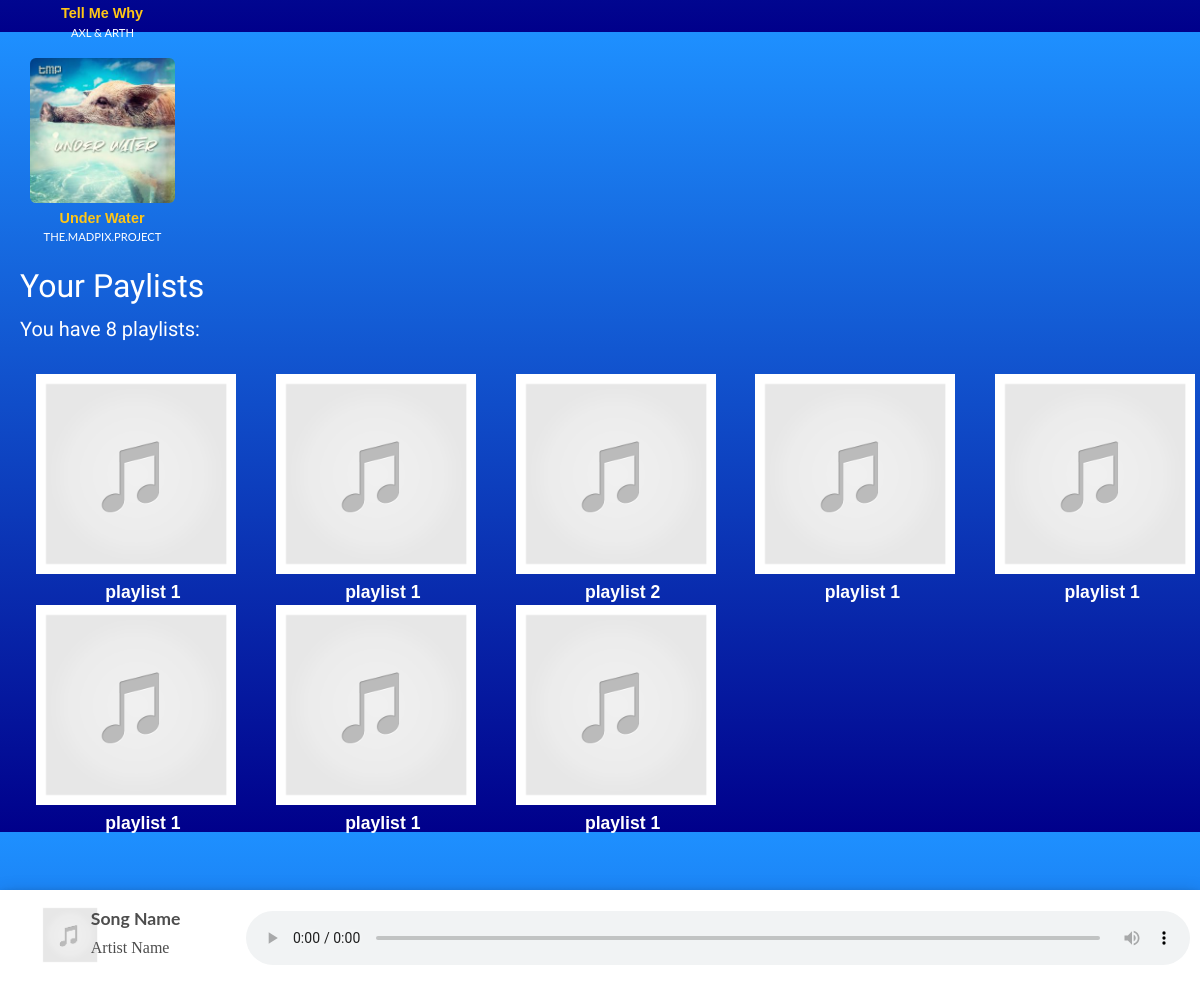
Page / (signed in, lower part) on the earlier database version.
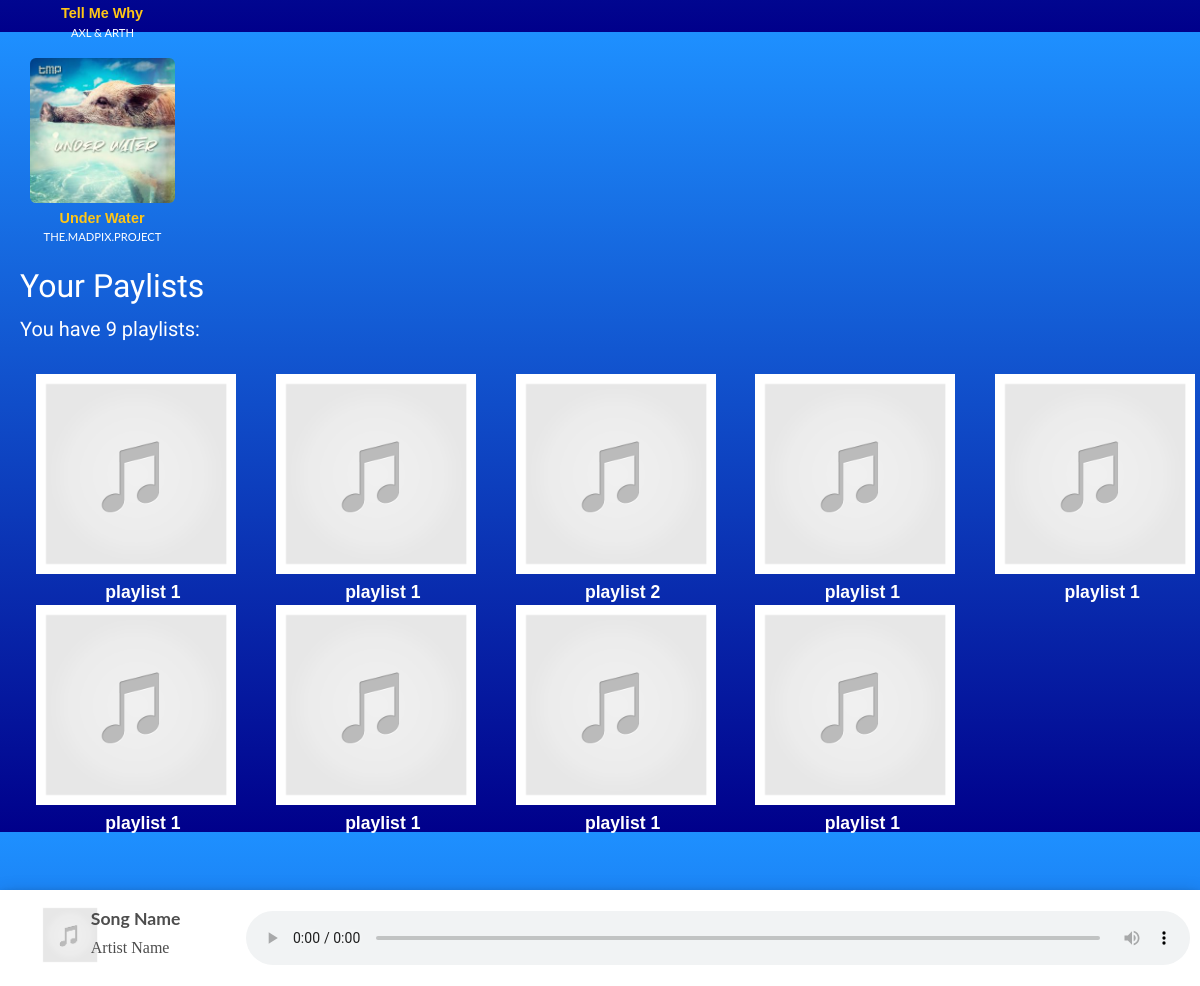
Same page on the later database version.
### music/models.py (models this page shows, shortened)
class Song(models.Model):
    song_id = models.AutoField(primary_key=True)
    name = models.CharField(max_length=50)
    artist = models.CharField(max_length=50)
    album = models.CharField(max_length=50, blank=True)
    genre = models.CharField(max_length=20, blank=True, default='Album')
    song = models.FileField(upload_to="songs/", validators=[FileExtensionValidator(allowed_extensions=['mp3', 'wav'])], default="name")
    image = models.ImageField(upload_to="songimage/", validators=[FileExtensionValidator(allowed_extensions=['jpeg', 'jpg', 'png'])], default="https://placehold.co/300x300/png")
    data = models.DateTimeField(auto_now=False, auto_now_add=True)
    slug = models.SlugField()
    class Meta:
        ordering = ['name']

class Playlist(models.Model):
    playlist_id = models.AutoField(primary_key=True)
    user = models.ForeignKey(User, on_delete=models.CASCADE)
    playlist_name = models.CharField(max_length=50, default="name")
    image = models.ImageField(upload_to="playlist_images/", validators=[FileExtensionValidator(allowed_extensions=['jpeg', 'jpg', 'png'])], default="images/music-placeholder.png")
    plays = models.IntegerField(default=0)
    songs = models.ManyToManyField(Song, related_name='playlist')
    slug = models.SlugField()

### PPM_elaborato_backend/views.py (the view)
# urls.py: path('', views.homepage, name="homepage"),
def homepage(request):
    songs = Song.objects.all()
    user = request.user
    if user.is_authenticated:
        my_playlists = Playlist.objects.filter(user=user)
    return render(request, 'homepage.html', {'songs': songs, 'my_playlists': my_playlists})

### templates/homepage.html (shortened to what this page needs)
{% extends 'layout.html' %}
{% block main-content %}
    <div id="All-songs" style="padding: 5px">
        <div class="main-carousel" data-flickity='{"groupCells":5 , "contain": true, "pageDots": false, "draggable": false, "cellAlign": "left", "lazyLoad": true}'>
            {% for i in songs %}
                <div class="carousel-cell">
                    <section class="main_song">
                        <div class="song-card">
                            <div class="containera">
                                <img src="{{i.image}}" id="A_{{i.song_id}}" alt="song cover">
                                <div class="overlaya"></div>
                            </div>
                        </div>
                        <div>
                            <p class="songName" id="B_{{i.song_id}}"><a data-song-url="/{{i.song}}" id="{{i.song_id}}" onclick="playSong(this)">{{i.name}}</a></p>
                            <p class="artistName" id="C_{{i.song_id}}">{{i.artist}}</p>
                        </div>
                    </section>
                </div>
            {% endfor %}
        </div>
    </div>
    <h2 class="home-tit">Your Paylists</h2>
    {% if my_playlists %}
            <p style="margin-left: 20px">You have {{ my_playlists|length }} playlists:</p>
        {% else %}
        <p style="margin-left: 20px">No playlists found. if you wanto to create a playlist <a onclick="document.getElementById('modal-wrapper-playlist').style.display='block'"><u>click here</u></a></p>
        {% endif %}
    <div class="main_content">
        {% for playlist in my_playlists %}
            <section class="main_song">
                <a href="{% url 'music:playlist' playlist.playlist_id %}"><img src="{{ playlist.image.url}}" alt="playlist image"></a>
                <a class="playlist-title" href="{% url 'music:playlist' playlist.playlist_id %}">{{ playlist.playlist_name }}</a>
            </section>
        {% endfor %}
    </div>
    <br>
    <br>
    <br>
    <br>
    <br>
{% endblock %}

### templates/layout.html (shortened to what this page needs)
{% load static %}
<html lang="en">
<head>
    <link href="https://cdn.jsdelivr.net/npm/bootstrap@5.3.3/dist/css/bootstrap.min.css" rel="stylesheet">
    <link rel="stylesheet" href="{% static 'css/style.css' %}">
    <link rel="stylesheet" href="https://unpkg.com/flickity@2/dist/flickity.min.css">
    <link rel="stylesheet" href="https://pro.fontawesome.com/releases/v5.10.0/css/all.css" />
</head>
<body>
    <main>
    <div id="audio_main" class="audio-decs">
        <div class="audio-data">
            <div>
                <img id="audio-img" src="/media/images/music-placeholder.png" alt="Image here">
            </div>
            <div id="text-song">
                <h4 id="audio-song">Song Name</h4>
                <p id="audio-artist">Artist Name</p>
            </div>
        </div>
        <div style="margin: auto 0">
            <audio preload="auto" controls id="audioPlayer">
                <source src="" id="audioSource">
            </audio>
        </div>
    </div>
    {% block main-content %}
    {% endblock %}
    </main>
</body>
</html>

### static/css/style.css (style rules this page uses)
body { max-width: 100%; background-color: blue; background-image: linear-gradient(#1e90ff, #00008b); color:white; font-family: Oswald, Verdana, serif; font-size: 20px; }
a { text-decoration: none; cursor: pointer; color:white; }
.home-tit { margin-left:20px; }
.main_content { display: grid; grid-template-columns: auto auto auto auto auto; max-width: 100%; column-gap: 3%; margin-left: 3%; margin-top:30px; }
.main-carousel { margin: 0 15px; }
.main_content img { width:200px; height: 200px; }
.song-card { margin: 0 10px; height: 150px; width: 150px; }
.main_song { width: 165px; }
.song-card img { border-radius: 3%; margin: auto; height: 200px; width: 150px; }
.containera { border-radius: 4%; position: relative; margin-top: 10px; width: 145px; height: 145px; }
.overlaya { position: absolute; border-radius: 4%; top: 0; left: 0; width: 100%; height: 100%; background: rgba(0, 0, 0, 0); transition: background 0.5s ease; }
.containera img { border-radius: 4%; position: absolute; width: 145px; height: 145px; left: 0; }
.songName { font-family: 'Baloo Bhai 2', sans-serif; color: #ffc616; width: 150px; font-weight: 700; margin:0 0 0 7px; font-size: 0.9rem; white-space: nowrap; overflow: clip; line-break: anywhere; text-overflow: ellipsis; text-align: center; }
.artistName { font-family: 'Lato', sans-serif; font-size: 0.7rem; color: white; white-space: nowrap; overflow: hidden; text-overflow: ellipsis; text-align: center; }
.playlist-title { font-family: 'Baloo Bhai 2', sans-serif; color: white; display: block; width:200px; font-weight: 700; margin:5px 0 0 7px; font-size: 1.1rem; white-space: nowrap; overflow: clip; line-break: anywhere; text-overflow: ellipsis; text-align: center; }
.audio-decs { display: grid; grid-template-columns: 20% 80%; position: fixed; bottom: 0; right: 0; width: 100%; padding: 10px; z-index: 1; background-color: white; box-shadow: 0 4px 8px 0 rgba(0, 0, 0, 0.3), 0 6px 20px 0 rgba(0, 0, 0, 0.19); }
.audio-data { display: grid; grid-template-columns: 30% 70%; }
#audio-img { height: 100%; width: 100%; max-width:60px; max-height:60px; border-radius: 4%; margin: 5px 10px 3px 30px; }
#text-song { margin: 5px 0 auto 10px; }
.audio-decs h4 { font-weight: 700; font-family: 'Lato', sans-serif; margin-top:5px; line-height: 1; font-size: 1.1rem; color: #4d4d4d; white-space: nowrap; overflow: hidden; text-overflow: ellipsis; }
.audio-decs p { font-family: 'Baloo Bhai 2', cursive; font-size: 1rem; font-weight: 500; color: #4d4d4d; white-space: nowrap; overflow: hidden; text-overflow: ellipsis; }
#audioPlayer { width: 100%; }

Differences in the rows shown:
added Playlist: image (placeholder picture), playlist_name "playlist 1"
Other differences:
{{ my_playlists|length }}: "8" → "9"
